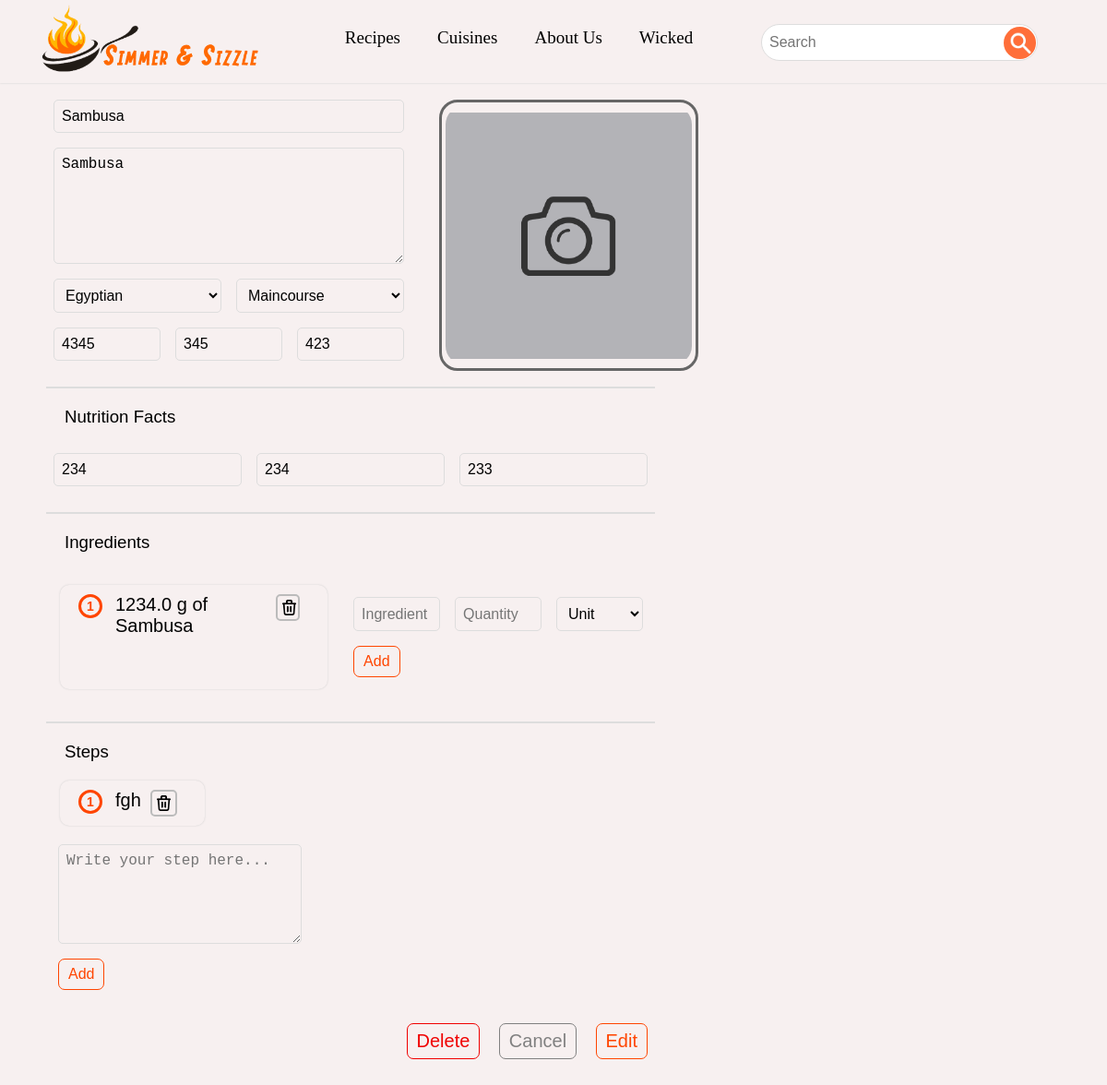
Page /recipes/9/edit (signed in) on the committed database.
### RecipeFinder/models.py (models this page shows, shortened)
class User(AbstractUser):
    isAdmin = models.BooleanField(default=True)

class Recipe(models.Model):
    courses_pairs = [("Appetizers", "Appetizers"), ("Maincourse", "Maincourse"), ("Dessert", "Dessert")]
    author = models.ForeignKey(User, null=True, on_delete=models.SET_NULL, related_name="recipes", validators=[adminValidator])
    name = models.CharField(max_length=100, validators=[alpha])
    description = models.TextField(max_length=1000)
    course = models.CharField(max_length=25, choices=courses_pairs)
    cuisine = models.ForeignKey(Cuisine, on_delete=models.CASCADE, related_name="recipes")
    prepTime = models.IntegerField(validators=[nonNegative])
    cookTime = models.IntegerField(validators=[nonNegative])
    servings = models.IntegerField(validators=[nonNegative])
    carbs = models.IntegerField(null=True, validators=[nonNegative])
    protein = models.IntegerField(null=True, validators=[nonNegative])
    fats = models.IntegerField(null=True, validators=[nonNegative])
    image = models.ImageField(null=True, upload_to="images/")
    dateAdded = models.DateTimeField(auto_now_add=True)
    @classmethod
    def courses(cls):
        coursesList = []
        for course in cls.courses_pairs:
            coursesList.append(course[0])
        return coursesList
    def getSteps(self):
        return self.steps.all().order_by("index")
    def getIngredients(self):
        return self.ingredients.all()

class Cuisine(models.Model):
    name = models.CharField(max_length=100, validators=[alpha])
    info = models.TextField(max_length=1000)

class Ingredient(models.Model):
    recipe = models.ForeignKey(Recipe, on_delete=models.CASCADE, related_name="ingredients")
    name = models.CharField(max_length=50)
    quantity = models.FloatField(validators=[nonNegative])
    unit = models.ForeignKey(Unit, null=True, on_delete=models.SET_NULL)

class Unit(models.Model):
    name = models.CharField(max_length=25, unique=True, validators=[alpha], primary_key=True)
    conversion = models.FloatField(null=True, validators=[nonNegative])

class Step(models.Model):
    recipe = models.ForeignKey(Recipe, on_delete=models.CASCADE, related_name="steps")
    content = models.CharField(max_length=200)
    index = models.IntegerField()

### RecipeFinder/views.py (the view)
    def wrapper(request, *args, **kwargs):
        if request.user.is_authenticated and request.user.isAdmin:
            return fn(request, *args, **kwargs)
        return HttpResponseRedirect(reverse('index'))

### RecipeFinder/views.py (called while the page is built, shortened)
def admin_required(fn):
    def wrapper(request, *args, **kwargs):
        if request.user.is_authenticated and request.user.isAdmin:
            return fn(request, *args, **kwargs)
        return HttpResponseRedirect(reverse('index'))
    return wrapper

def defaultContext(dic={}):
    dic["cuisines"] = models.Cuisine.objects.all()
    dic["courses"] = models.Recipe.courses()
    dic["units"] = models.Unit.objects.all()
    return dic;

@admin_required
def edit_recipe_view(request, id):
    return render(request, "RecipeFinder/edit_recipe.html", defaultContext({
        "recipe": models.Recipe.objects.get(id=id),
    }))

### RecipeFinder/templates/RecipeFinder/edit_recipe.html (shortened to what this page needs)
{% extends 'RecipeFinder/new_recipe.html' %}
{% load static %}
{% block name %}{{ recipe.name }}{% endblock %}
{% block description %}{{ recipe.description }}{% endblock %}
{% block imageURL %}{% if recipe.image %}{{ recipe.image.url }}{% else %}{% static 'RecipeFinder/cameraicon.png' %}{% endif %}{% endblock %}
{% block cookTime %}{{ recipe.cookTime }}{% endblock %}
{% block prepTime %}{{ recipe.prepTime }}{% endblock %}
{% block servings %}{{ recipe.servings }}{% endblock %}
{% block carbs %}{{ recipe.carbs }}{% endblock %}
{% block fats %}{{ recipe.fats }}{% endblock %}
{% block protein %}{{ recipe.protein }}{% endblock %}
{% block ingredients %}
{% for ingredient in recipe.getIngredients %}
    <li data-name="{{ ingredient.name }}" data-quantity="{{ ingredient.quantity }}" data-unit="{{ ingredient.unit.name }}">
        <span>{{ingredient.quantity}} {{ingredient.unit.name}} of {{ingredient.name}}</span>
        <button></button>
    </li>
{% endfor %}
{% endblock %}
{% block steps %}
{% for step in recipe.getSteps %}
    <li>
        <span>{{ step.content }}</span>
        <button></button>
    </li>
{% endfor %}
{% endblock %}
{% block buttons %}
<button type="button" class="danger-button bg-fnt space" id="delete-recipe-button">Delete</button>
<button type="button" class="bland-button bg-fnt space">Cancel</button>
<button type="submit" class="cool-button bg-fnt space">Edit</button>
{% endblock %}

### RecipeFinder/templates/RecipeFinder/new_recipe.html (shortened to what this page needs)
{% extends 'RecipeFinder/layout.html' %}
{% load static %}
{% block main_view %}
<form method="post" action="" id="new-recipe-form">
    <div id="recipe-form-container">
        <div class="row-sp">
            <div class="recipe-basic-info">
                <div class="row">
                    <input name="name" type="text" class="cool-form space" placeholder="Name" value="{% block name %}{% endblock %}">
                </div>
                <div class="row">
                    <textarea name="description" rows="6" class="cool-form space" placeholder="Description">{% block description %}{% endblock %}</textarea>
                </div>
                <div class="row-sp">
                    <select name="cuisine" class="cool-form space" value="{% block cuisine %}{% endblock %}">
                        {% for cuisine in cuisines %}
                        <option {% if cuisine.id == recipe.cuisine.id %} selected {% endif %} value="{{ cuisine.id }}"> {{ cuisine.name }} </option>
                        {% endfor %}
                    </select>
                    <select name="course" class="cool-form space" value="{% block course %}{% endblock %}">
                        {% for course in courses %}
                        <option {% if course == recipe.course %} selected {% endif %} value="{{ course }}">{{ course }}</option>
                        {% endfor %}
                    </select>
                </div>
                <div class="row-sp">
                    <input name="prepTime" type="number" class="cool-form space" placeholder="Prep time (mins)" value="{% block prepTime %}{% endblock %}">
                    <input name="cookTime" type="number" class="cool-form space" placeholder="Cook time (mins)" value="{% block cookTime %}{% endblock %}">
                    <input name="servings" type="number" class="cool-form space" placeholder="Servings" value="{% block servings %}{% endblock %}">
                </div>
            </div>
            <div class="image-uploader">
                <div class = "image-uploader-container">
                    <label for="input-image" class="image-label">
                        <img name="recipe-image" src="{% block imageURL %}{% static 'RecipeFinder/cameraicon.png' %}{% endblock %}" alt="" id="uploaded-image">
                    </label>
                </div>
            </div>
        </div>
        <div class="dynamic-form space">
            <div class="dynamic-form-header">Nutrition Facts</div>
            <div class="row-sp">
                <input name="carbs" type="number" class="cool-form space" placeholder="Carbs" value="{% block carbs %}{% endblock %}">
                <input name="protein" type="number" class="cool-form space" placeholder="Protein" value="{% block protein %}{% endblock %}">
                <input name="fats" type="number" class="cool-form space" placeholder="Fats" value="{% block fats %}{% endblock %}">
            </div>
        </div>
        <div class="dynamic-form space">
            <div class="dynamic-form-header">Ingredients</div>
            <div class="row-sp">
                <ol id="ingredient-list" class="cool-ol recipe-form-list">{% block ingredients %}{% endblock %}</ol>
                <div class="new-item-form-container space">
                    <div class="row-sp">
                        <input id="new-ingredient-name" name="name" type="text" class="cool-form space" placeholder="Ingredient">
                        <input id="new-ingredient-quantity" name="quantity" type="number" class="cool-form space" placeholder="Quantity">
                        <select id="new-ingredient-unit" name="unit" id="" class="cool-form space">
                            <option selected value="">Unit</option>
                        </select>
                    </div>
                    <button type="button" id="new-ingredient-button" class="cool-button space">Add</button>
                </div>
            </div>
        </div>
        <div class="dynamic-form space">
            <div class="dynamic-form-header">Steps</div>
            <ol id="step-list" class="cool-ol recipe-form-list">{% block steps %}{% endblock %}</ol>
            <div class="new-item-form-container">
                <textarea id="new-step-content" cols="30"  rows="5" class="cool-form space" placeholder="Write your step here..."></textarea>
                <button type="button" id="new-step-button" class="cool-button space">Add</button>
            </div>
        </div>
        <div class="recipe-form-footer">
            {% block buttons %}{% endblock %}
        </div>
    </div>
</form>
{% endblock %}

### RecipeFinder/templates/RecipeFinder/nav.html (shortened to what this page needs)
{% load static %}
<!DOCTYPE html>
<html lang="en">
    <head>
        <link rel="stylesheet" href="{% static 'RecipeFinder/styles.css' %}">
    </head>
    <body>
        <nav class="navbar-container">
            <div class="navbar row">
                <a href="{% url 'index' %}" class="navbar-logo">
                    <img src="{% static 'RecipeFinder/logo.png' %}" width="280">
                </a>
                <div class="navbar-items row">
                    <a href="{% url 'recipes' %}" class="navbar-link-item norm-link">Recipes</a>
                    <div class="drop-down-menu">
                        <a class="drop-down-button navbar-link-item norm-link">Cuisines</a>
                    </div>
                    <a href="{% url 'about' %}" class="navbar-link-item norm-link">About Us</a>
                    <div class="drop-down-menu">
                        {% if user.is_authenticated %}
                        <a class="drop-down-button navbar-link-item norm-link">{{ user.username }}</a>
                        {% else %}
                        <a href="{% url 'register' %}" class="navbar-link-item norm-link">Register</a>
                        <a href="{% url 'login' %}" class="navbar-link-item norm-link">Login</a>
                        {% endif %}
                    </div>
                </div>
                <form action="{% url 'search' %}" method="get">
                    <div class="navbar-search row">
                        <input name="q" type="text" class="cool-form form-peach" placeholder="Search" value="{{ past_query }}">
                        <button type="submit" class="cool-button button-peach"></button>
                    </div>
                </form>
            </div>
        </nav>
        {% block body %}
        {% endblock %}
    </body>
</html>

### RecipeFinder/static/RecipeFinder/styles.css (style rules this page uses)
body { padding: 0px; margin: 0px; font-family: sans-serif; background-color: #f7f0f0; }
body, .cool-form, .cool-button, .bland-button, .danger-button { font-size: 12pt; }
.space { margin: 8px; }
.row, .row-sp { display: flex; }
.row-sp { justify-content: space-between; }
a.norm-link { text-decoration: none; color: black; }
.cool-form:not(input[type="checkbox"]) { display: block; padding: 8px; border: 1px solid #ddd; border-radius: 5px; box-sizing: border-box; width: 100%; background-color: rgba(0, 0, 0, 0); transition: all 0.2s ease-in-out; }
.cool-button, .bland-button, .danger-button { padding: 7px 10px ; border: 1px solid orangered; border-radius: 7px; background-color: rgba(0, 0, 0, 0); color: orangered; text-decoration: none; display: inline-block; transition: all 0.3s; box-sizing: border-box; }
.bland-button { border-color: grey; color: grey; }
.danger-button { border-color: rgb(240, 0, 0); color: rgb(240, 0, 0); }
.bg-fnt { font-size: 15pt; }
.cool-ol { list-style-type: none; padding: 0; margin: 0; }
.cool-ol li { max-width: 600px; width: fit-content; margin: 10px 20px ; position: relative; padding-left: 40px; counter-increment: stepCounter; font-size: 20px; }
.cool-ol li::before { text-align: center; line-height: 20px; border: 3px solid orangered; width: 20px; height: 20px; border-radius: 50% ; content: counter(stepCounter); position: absolute; left: 0; font-size: 14px; font-weight: bold; color: orangered; }
.navbar-container { position: fixed; width: 100%; height: 90px; box-shadow: 0px 0px 2px #ccc; font-size: 19px; z-index: 1; background-color: #f7f0f0; font-family: "Comic Sans MS", "Comic Sans", cursive; }
.navbar { width: 95%; height: 50%; padding: 30px; }
.navbar-logo { margin-right: auto; position: relative; top: -90%; }
.navbar-items { flex-basis: 60%; justify-content: center; }
.navbar-link-item { display: inline-block; margin: 0px 20px; height: 25px; transition: all 0.15s; white-space: nowrap; }
.navbar-search { height: 40px; position: relative; top: -10%; }
.navbar-search > input[type=text] { width: 300px; margin: 0px 10px; background-color: white; border-radius: 60px; }
.navbar-search > [type=submit] { width: 35px; height: 35px; background-image: url(search-bar-icon.png); background-size: 25px; background-position: 5px 4px; background-repeat: no-repeat; border-radius: 50%; position: relative; top: 3px; left: -47px; background-color: rgb(255, 110, 57); border-color: rgba(0, 0, 0, 0); }
.drop-down-menu { position: relative; display: inline-block; }
#recipe-form-container { width: 60%; }
.dynamic-form { border-top: 2px solid #ddd; margin: 20px 0px; }
.dynamic-form-header { font-size: 14pt; margin: 20px; }
.recipe-form-list { width: fit-content; max-height: 200px; overflow: auto; box-shadow: 0px 0px 2px #ccc; border-radius: 10px; margin: 15px; }
.recipe-form-list > li { display: flex; justify-content: space-between; }
.recipe-form-list > li > span { max-width: 85%; }
.recipe-form-list > li > button { all: unset; display: block; width: 25px; height: 25px; background-image: url("trash-icon.png"); background-repeat: no-repeat; background-size: 15px; background-position: 5px 4px; border: 2px solid #bbb; border-radius: 5px; transition: background-color 0.2s; margin: 0px 10px; }
.new-item-form-container { margin: 20px 5px; width: 40%; }
.new-item-form-container { flex-basis: 55%; }
.recipe-form-footer { text-align: right; }
.image-uploader-container { width: 50%; background-color : b3b3b7 ; margin: 8px; display: flex; justify-content: center; align-items: center; overflow: hidden; border-radius: 20px; border: 3px solid #666; }
.image-label { border-radius: 5px; cursor: pointer; padding: 4px 4px 0px 4px; }
.image-uploader { position: absolute; left: 39%; width: 550px; }
.recipe-basic-info { width: 60%; }
#uploaded-image { width: 100%; height: 35vh; object-fit: contain; border-radius: 20px; }

### rows in the picture
User: username "Wicked"
Recipe: name "Sambusa", description "Sambusa", cuisine "Egyptian", course "Maincourse", prepTime "4345", cookTime "345", servings "423", carbs "234", protein "234", fats "233"
Ingredient: quantity "1234.0", unit.name "g", name "Sambusa"
Step: content "fgh"
